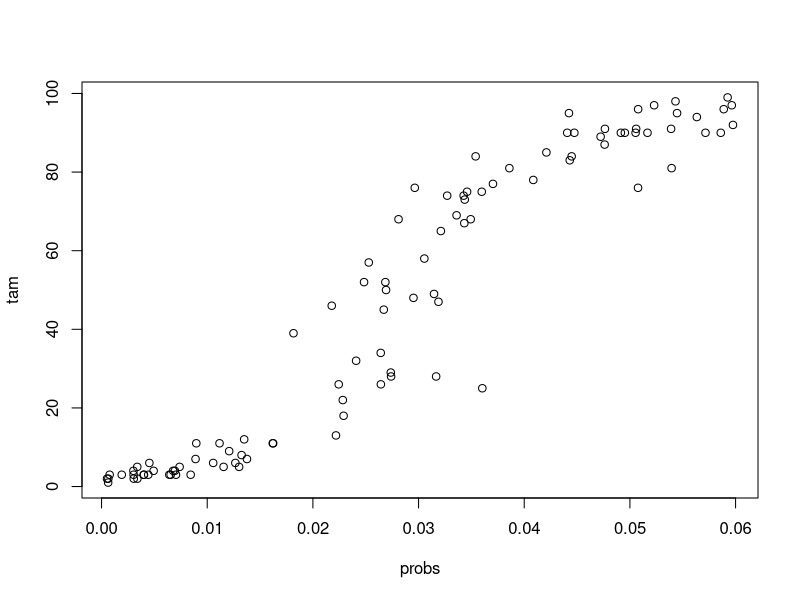
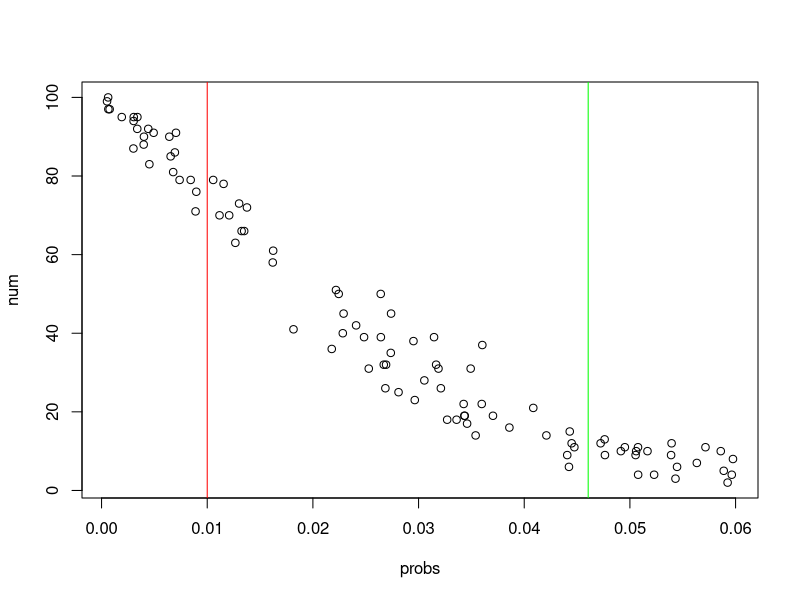

The R script that drew these images, in order: (Note: this script raises an error after producing the figures.)
library(igraph)
library(here)

#definir numero de especies e numero de redes aleatorias que queremos
n_net <- 100
n_plant <- 50
n_pol <- 50


#criar vetores e listas vazias
nets <- list()
probs <- vector()
tam <- vector()
num <- vector()

for(i in 1:n_net){
 
  #prob <- runif(1, 0, (log(n_plant + n_pol)/(n_plant + n_pol))) #probabilidade de conexão
  prob <- runif(1, 0, 0.06) #probabilidade de conexão
  
  M <- matrix(prob, nrow = n_plant, ncol = n_pol) # crindo matriz M
  
  P <- matrix(runif(n_plant*n_pol), nrow = n_plant, ncol = n_pol) # criando matriz de probabilidades
  
  M[M >= P] <- 1
  M[M < P] <- 0
  
  nets[[i]] <- M # guardar a rede e a probabilidade de conexao em vetores e listas
  probs[i] <- prob
  
  tam[i] <- max(components(graph_from_incidence_matrix(M))$csize) # obter tamanho do maior componente
  num[i] <- components(graph_from_incidence_matrix(M))$no # obter numero de componentes
  
}

#plotar alguns resultados
plot(probs, tam)
plot(probs, num)
abline(v = 1/(n_plant + n_pol), col = "red")
abline(v = log(n_plant + n_pol)/(n_plant + n_pol), col = "green")

#salvando atributos das redes
bip_names<-paste("BIP", paste(100, 1:100, sep="_"), sep="-")
net_str<-data.frame(id=bip_names, prob=probs, ncomp=num, sizelargcomp=tam)

write.table(net_str, here("data", "Bip-100_NetStructure.txt"), sep="\t")

#salvando redes

files_names=paste0(bip_names, ".txt")

for (i in 1:length(nets)){
  
  write.table(nets[[i]], here("data","bip_matrices", files_names[i]), sep="\t", col.names=FALSE, row.names=FALSE)
  
}
